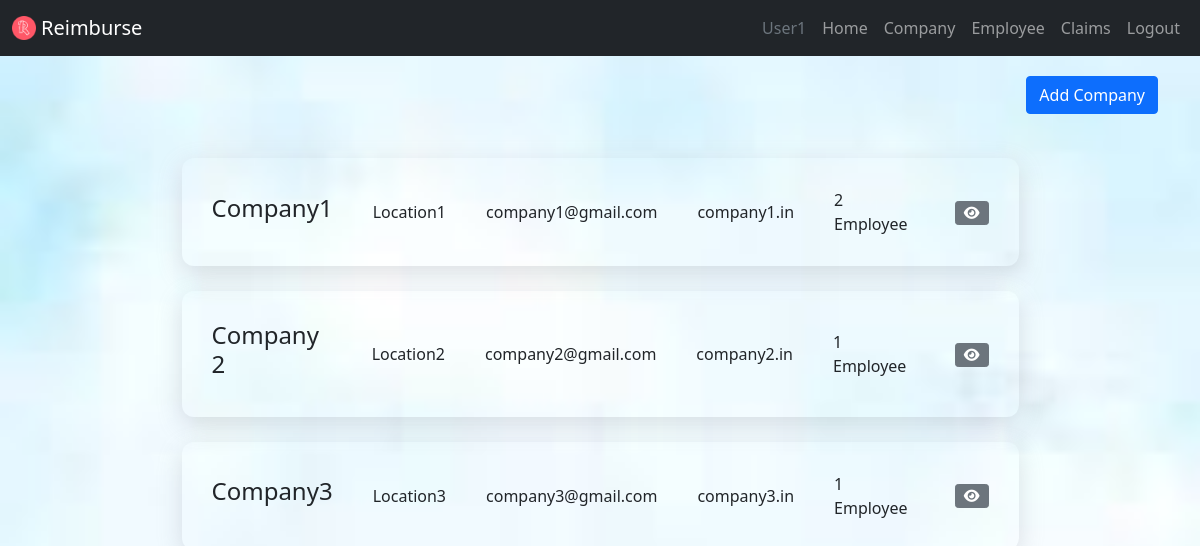
Screenshot of /home (signed in) with the database file from the repository.
### website/models.py (models this page shows)
class User(db.Model, UserMixin):
    id = db.Column(db.Integer, primary_key=True)
    email = db.Column(db.String(150),nullable=False, unique=True)
    username = db.Column(db.String(150), nullable=False, unique=True)
    password = db.Column(db.String(150),nullable=False)
    companies = db.relationship('Company', backref='owner', lazy=True)

class Company(db.Model):
    id = db.Column(db.Integer, primary_key=True)
    name = db.Column(db.String(150), nullable=False, unique=True)
    email = db.Column(db.String(120), nullable=True, unique=True)
    location = db.Column(db.String(200), nullable=False)
    website = db.Column(db.String(120), nullable=True)
    user_id = db.Column(db.Integer, db.ForeignKey('user.id'), nullable=False)
    employees = db.relationship('Employee', backref='company', lazy=True)

### website/views.py (the view)
@views.route('/')
@views.route('/home')
@login_required
def home():
    companies = Company.query.all()
    return render_template('home.html',companies=companies,user=current_user)

### website/__init__.py (called while the page is built)
def create_app():
    app = Flask(__name__)
    app.config['SECRET_KEY']="helloworld"
    app.config['SQLALCHEMY_DATABASE_URI'] = f'sqlite:///{DB_NAME}'
    db.init_app(app)
    app.config['UPLOAD_FOLDER']='uploads'
    app.config['ALLOWED_EXTENSIONS']={'png','jpg','jpeg','pdf'}
    def allowed_file(filename):
        return '.' in filename and \
            filename.rsplit('.',1)[1].lower() in app.config['ALLOWED_EXTENSIONS']
    from .views import views
    from .auth import auth
    app.register_blueprint(views, url_prefix="/")
    app.register_blueprint(auth, url_prefix="/")
    from .models import User,Company,Employee
    create_database(app)
    login_manager = LoginManager()
    login_manager.login_view ="auth.login"
    login_manager.init_app(app)
    @login_manager.user_loader
    def load_user(id):
        return User.query.get(int(id))
    return app

### website/templates/home.html (shortened to what this page needs)
{% extends'base.html' %}
{% block content %}
<div style="padding-top: 20px;">
    <div class="add_company_button"> <a href="{{url_for('views.add_company')}}" class="btn btn-primary mb-4 ">Add
            Company</a>
    </div>
    <div class="company-list">
        {% for company in companies %}
        <div class="company-card">
            <div>
                <h4>{{company.name}}</h4>
            </div>
            <div>{{company.location}}</div>
            <div>{{company.email}}</div>
            <div>{{company.website}}</div>
            <div>{{company.employees | length}} Employee</div>
            <div>
                <a href="{{ url_for('views.company_details', company_id=company.id) }}"
                    class="btn btn-secondary btn-sm " style="line-height: 0 !important;">
                    <i class="fa-solid fa-eye"></i></a>
            </div>
        </div>
        {% else %}
        <p>No Companies Found.</p>
        {% endfor %}
    </div>
</div>
{% endblock %}

### website/templates/base.html (shortened to what this page needs)
<!DOCTYPE html>
<html lang="en">
<head>
    <link href="https://cdn.jsdelivr.net/npm/bootstrap@5.0.2/dist/css/bootstrap.min.css" rel="stylesheet"
 />
    <link href="https://cdnjs.cloudflare.com/ajax/libs/font-awesome/6.0.0-beta3/css/all.min.css" rel="stylesheet">
    <link rel="stylesheet" href="{{ url_for('static',filename='CSS/style.css')}}">
</head>
<body>
    <nav class="navbar navbar-expand-lg navbar-dark bg-dark">
        <div class="container-fluid">
            <img src="../static/images/letter-r_12499428.png" width="24" style="margin-right: 5px;">
            <a class="navbar-brand" href="#">Reimburse</a>
            <div class="collapse navbar-collapse" id="navbar">
                <div class="navbar-nav ms-auto">
                    <small class="navbar-text text-muted" style="padding: 8px; font-size: 16px;">
                        {{ user.username }}
                    </small>
                    {% if user.is_authenticated %}
                    <a class="nav-item nav-link " href="/">Home</a>
                    <a class="nav-item nav-link " href="{{url_for('views.company_list')}}">Company</a>
                    <a class="nav-item nav-link " href="{{url_for('views.employees')}}">Employee</a>
                    <a class="nav-item nav-link " href="/reimbursements">Claims</a>
                    <a class="nav-item nav-link " href="/logout">Logout</a>
                    {% else %}
                    <a class="nav-item nav-link " href="/login">Login</a>
                    <a class="nav-item nav-link " href="/sign-up">Sign Up</a>
                    {% endif %}
                </div>
            </div>
        </div>
    </nav>
    <div class="container">{% block content %}{% endblock %}</div>
</body>
</html>

### website/static/CSS/style.css (style rules this page uses)
.company-card { display: flex; box-shadow: rgba(149, 157, 165, 0.3) 0px 8px 24px; border-radius: 12px; padding: 30px; justify-content: center; align-items: center; width: 75%; margin: 0 auto; margin-bottom: 25px; gap: 40px; }
.company-list { display: flex; flex-direction: column; padding-top: 20px; }
.add_company_button { display: flex; justify-content: flex-end; }
body { background-image: url(../images/d2.jpeg); background-size: cover; background-repeat: no-repeat; background-attachment: fixed; }

### rows the page displays
User: username "User1"
Company: name "Company1", location "Location1", email "company1@gmail.com", website "company1.in", employees|length "2"
Company: name "Company 2", location "Location2", email "company2@gmail.com", website "company2.in", employees|length "1"
Company: name "Company3", location "Location3", email "company3@gmail.com", website "company3.in", employees|length "1"
